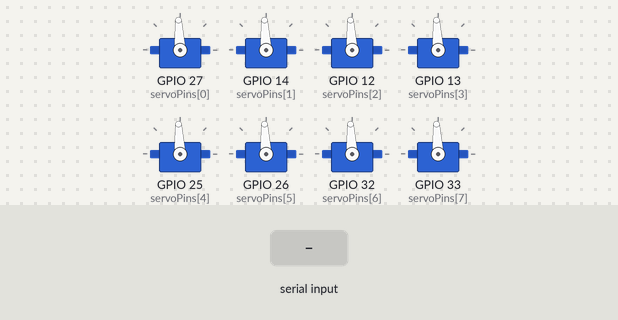
Recording of a sketch running on a simulated ESP32. On the bench: 8 × servo. The test bench sets the inputs (shaded band).

Above: at 1.2 s.
1.3 s: "90,45\n" received over Serial
At 2.3 s:
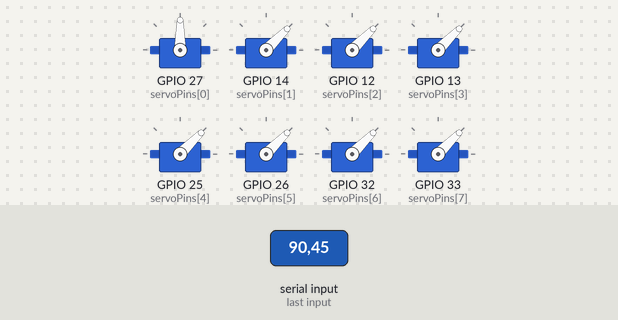
2.8 s: "30,150\n" received over Serial
At 3.4 s:
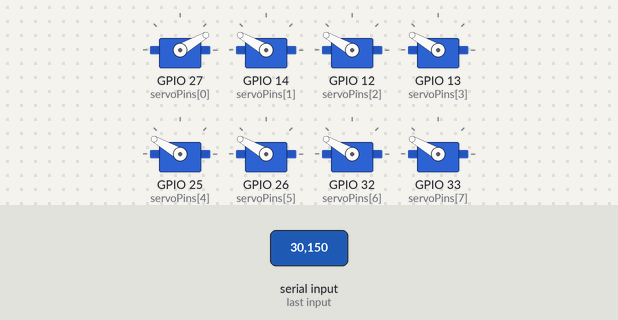
4.3 s: "5\n" received over Serial
At 5.5 s:
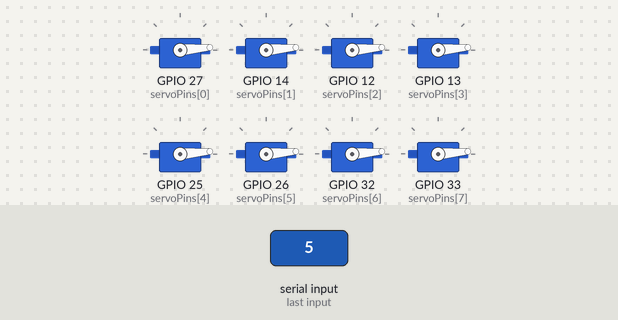
5.8 s: "200\n" received over Serial
At 6.9 s:
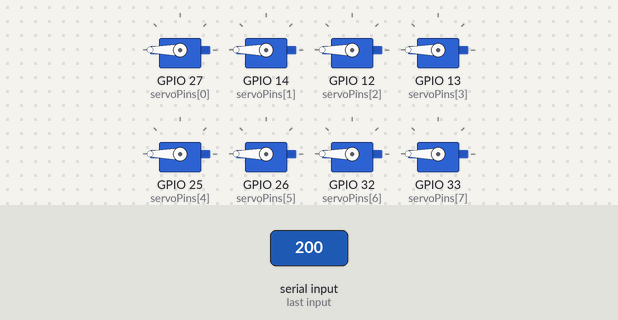
Timing chart, 0 to 8.3 s (numbered marks = the images above; inputs shaded):
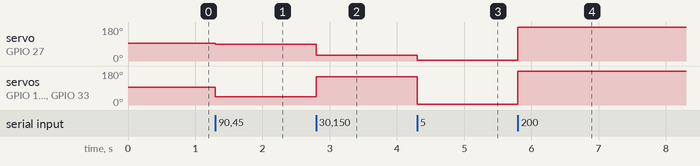

Measured:
- after the input at 1.3 s, servo on GPIO 27 (servoPins[0]): 93° → 90° at once; servo on GPIO 14 (servoPins[1]), servo on GPIO 12 (servoPins[2]), servo on GPIO 13 (servoPins[3]), servo on GPIO 25 (servoPins[4]), servo on GPIO 26 (servoPins[5]), servo on GPIO 32 (servoPins[6]), servo on GPIO 33 (servoPins[7]): 93° → 45° at once
- after the input at 2.8 s, servo on GPIO 27 (servoPins[0]): 90° → 30° at once; servo on GPIO 14 (servoPins[1]), servo on GPIO 12 (servoPins[2]), servo on GPIO 13 (servoPins[3]), servo on GPIO 25 (servoPins[4]), servo on GPIO 26 (servoPins[5]), servo on GPIO 32 (servoPins[6]), servo on GPIO 33 (servoPins[7]): 45° → 150° at once
- after the input at 4.3 s, servo on GPIO 27 (servoPins[0]): 30° → 5° at once; servo on GPIO 14 (servoPins[1]), servo on GPIO 12 (servoPins[2]), servo on GPIO 13 (servoPins[3]), servo on GPIO 25 (servoPins[4]), servo on GPIO 26 (servoPins[5]), servo on GPIO 32 (servoPins[6]), servo on GPIO 33 (servoPins[7]): 150° → 5° at once
- after the input at 5.8 s, servo on GPIO 27 (servoPins[0]), servo on GPIO 14 (servoPins[1]), servo on GPIO 12 (servoPins[2]), servo on GPIO 13 (servoPins[3]), servo on GPIO 25 (servoPins[4]), servo on GPIO 26 (servoPins[5]), servo on GPIO 32 (servoPins[6]), servo on GPIO 33 (servoPins[7]): 5° → 180° at once

The sketch:

origami_robot_esp32.ino
```cpp
#include <ESP32Servo.h>

// ==========================================
// [설정] 서보 모터 8개 핀 번호 및 설정
// ==========================================
const int NUM_SERVOS = 8;
// 순서대로 v1 ~ v8에 대응됩니다.
const int servoPins[NUM_SERVOS] = {27, 14, 12, 13, 25, 26, 32, 33};

Servo servos[NUM_SERVOS];

// 통신 버퍼
String inputString = "";
boolean stringComplete = false;

// [중요] 모터 정지값 (사용하는 모터에 맞춰 미세 조정 필요: 보통 90~94)
const int SERVO_STOP_VAL = 93;

void setup() {
  Serial.begin(115200);

  // 8개 서보 초기화
  for (int i = 0; i < NUM_SERVOS; i++) {
    servos[i].attach(servoPins[i]);
    servos[i].write(SERVO_STOP_VAL); // 초기 상태: 정지
  }

  inputString.reserve(200);
}

void loop() {
  checkSerial();
  if (stringComplete) {
    parseAndDrive(inputString);
    inputString = "";
    stringComplete = false;
  }
}

void checkSerial() {
  while (Serial.available()) {
    char inChar = (char)Serial.read();
    if (inChar == '\n') {
      stringComplete = true;
    } else {
      inputString += inChar;
    }
  }
}

// 데이터 포맷 예시: "133,53,93,93,100,90,93,93"
void parseAndDrive(String data) {
  int startIdx = 0;
  int commaIdx = -1;

  for (int i = 0; i < NUM_SERVOS; i++) {
    // 다음 쉼표 위치 찾기
    commaIdx = data.indexOf(',', startIdx);

    String valStr;
    if (commaIdx != -1) {
      // 쉼표가 있으면 그 사이의 값 추출
      valStr = data.substring(startIdx, commaIdx);
      startIdx = commaIdx + 1;
    } else {
      // 마지막 값이면 문자열 끝까지 추출
      valStr = data.substring(startIdx);
    }

    // 정수로 변환
    int speedVal = valStr.toInt();

    // 안전 장치 (0~180 범위 제한)
    if(speedVal < 0) speedVal = 0;
    if(speedVal > 180) speedVal = 180;

    // 모터 구동
    servos[i].write(speedVal);
  }
}
```
